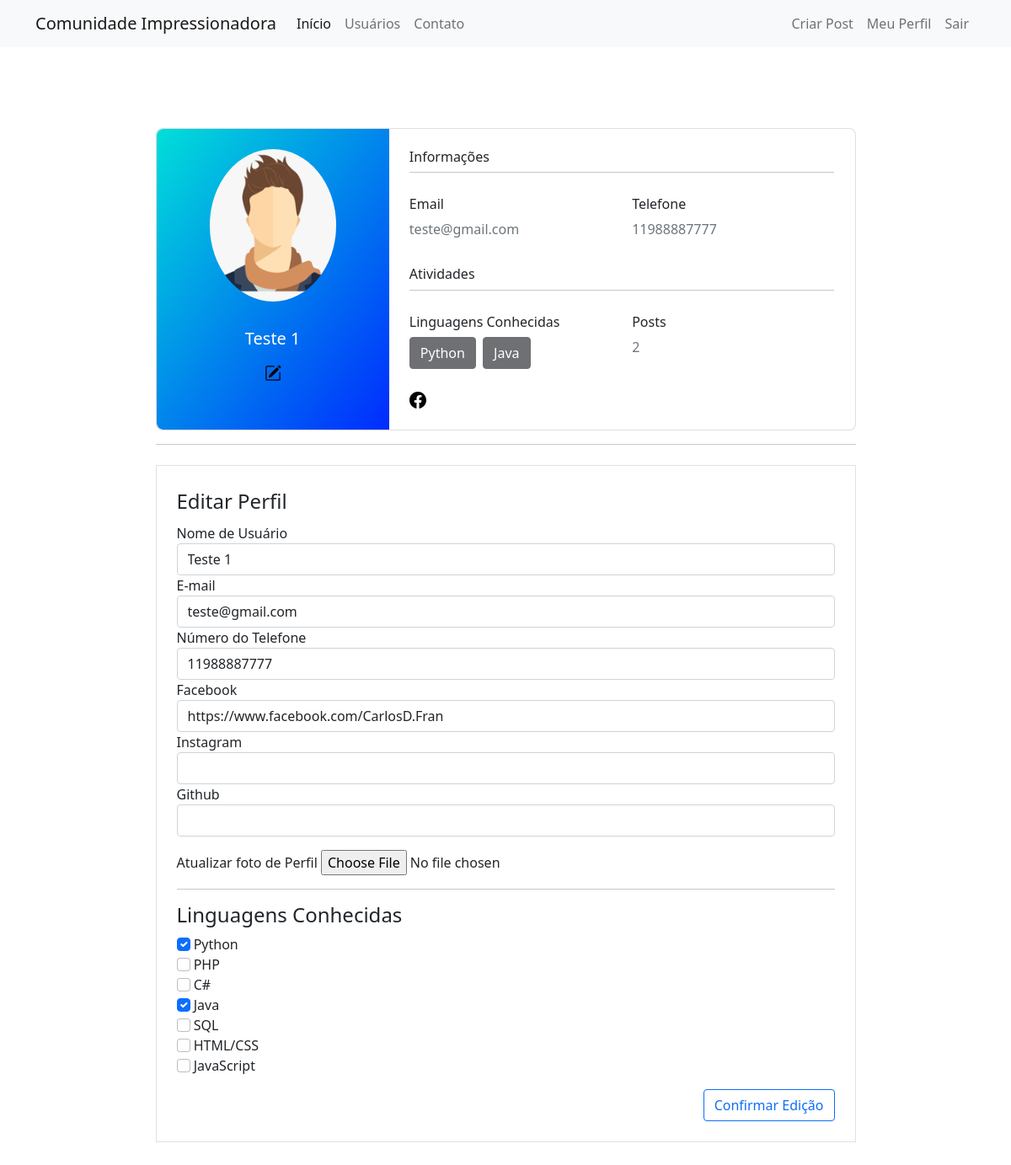
The page /perfil/editar (signed in) on the database its author committed.
### comunidadeimpressionadora/models.py (models this page shows)
class Usuario(database.Model, UserMixin):
    id = database.Column(database.Integer, primary_key=True)
    username = database.Column(database.String, nullable=False)
    email = database.Column(database.String, nullable=False, unique=True)
    phone_number = database.Column(database.Integer)
    password = database.Column(database.String, nullable=False)
    profile_photo = database.Column(database.String, nullable=False, default='default.png')
    facebook = database.Column(database.String)
    instagram = database.Column(database.String)
    github = database.Column(database.String)
    posts = database.relationship('Post', backref='author', lazy=True)
    cursos = database.Column(database.String, nullable=False, default='Não informado')
    def contar_posts(self):
        return len(self.posts)

### comunidadeimpressionadora/routes.py (the view)
@app.route('/perfil/editar', methods=['GET', 'POST'])
@login_required
def editar_perfil():
    form = FormEditarPerfil()
    if form.validate_on_submit():
        current_user.username = form.username.data
        current_user.email = form.email.data
        current_user.phone_number = form.phone_number.data
        current_user.facebook = form.facebook.data
        current_user.instagram = form.instagram.data
        current_user.github = form.github.data
        if form.profile_photo.data:
            nome_imagem = salvar_imagem(form.profile_photo.data)
            current_user.profile_photo = nome_imagem
        current_user.cursos = atualizar_cursos(form)
        database.session.commit()
        flash('Perfil Atualizado com Sucesso!', 'alert-success')
        return redirect(url_for('perfil'))
    elif request.method == 'GET':
        form.username.data = current_user.username
        form.email.data = current_user.email
        form.phone_number.data = current_user.phone_number
        form.facebook.data = current_user.facebook
        form.instagram.data = current_user.instagram
        form.github.data = current_user.github
    foto_perfil = url_for('static', filename='fotos_perfil/{}'.format(current_user.profile_photo))
    return render_template('editarperfil.html', foto_perfil=foto_perfil, form=form)

### comunidadeimpressionadora/forms.py (shortened to what this page needs)
class FormEditarPerfil(FlaskForm):
    username = StringField('Nome de Usuário', validators=[DataRequired()])
    email = StringField('E-mail', validators=[DataRequired(), Email()])
    profile_photo = FileField('Atualizar foto de Perfil', validators=[FileAllowed(['jpg', 'png'])])
    phone_number = IntegerField('Número do Telefone', validators=[Optional(), NumberRange(min=10000000000, max=99999999999)])
    facebook = StringField('Facebook', validators=[Optional(), URL()])
    instagram = StringField('Instagram', validators=[Optional(), URL()])
    github = StringField('Github', validators=[Optional(), URL()])
    ling_python = BooleanField('Python')
    ling_php = BooleanField('PHP')
    ling_c = BooleanField('C#')
    ling_java = BooleanField('Java')
    ling_sql = BooleanField('SQL')
    ling_htmlCss = BooleanField('HTML/CSS')
    ling_javascript = BooleanField('JavaScript')
    botao_submit_editarperfil = SubmitField('Confirmar Edição')

### comunidadeimpressionadora/models.py (called while the page is built)
@login_manager.user_loader
def load_ususario(id_usuario):
    return Usuario.query.get(int(id_usuario))

### comunidadeimpressionadora/templates/editarperfil.html (shortened to what this page needs)
{% extends 'perfil.html' %}
{% block form_editar_perfil %}
    <hr>
    <div class='row'>
        <div class='col'>
            <form method='POST' action='' class="border p-4 mt-2" enctype="multipart/form-data">
                <legend>Editar Perfil</legend>
                <fieldset>
                    <div class="form-group">
                        {{ form.username.label(class="form-control-label") }}
                        {% if form.username.errors %}
                            {{ form.username(class="form-control is-invalid") }}
                            <div class="invalid-feedback">
                                {% for error in form.username.errors %}
                                    {{ error }}
                                {% endfor %}
                            </div>
                        {% else %}
                            {{ form.username(class="form-control") }}
                        {% endif %}
                    </div>
                    <div class="form-group">
                        {{ form.email.label(class="form-control-label") }}
                        {% if form.email.errors %}
                            {{ form.email(class="form-control is-invalid") }}
                            <div class="invalid-feedback">
                                {% for error in form.email.errors %}
                                    {{ error }}
                                {% endfor %}
                            </div>
                        {% else %}
                            {{ form.email(class="form-control") }}
                        {% endif %}
                    </div>
                    <div class="form-group">
                        {{ form.phone_number.label(class="form-control-label") }}
                        {% if form.phone_number.errors %}
                            {{ form.phone_number(class="form-control is-invalid") }}
                            <div class="invalid-feedback">
                                {% for error in form.phone_number.errors %}
                                    {{ error }}
                                {% endfor %}
                            </div>
                        {% else %}
                            {{ form.phone_number(class="form-control") }}
                        {% endif %}
                    </div>
                    <div class="form-group">
                        {{ form.facebook.label(class="form-control-label") }}
                        {% if form.facebook.errors %}
                            {{ form.facebook(class="form-control is-invalid") }}
                            <div class="invalid-feedback">
                                {% for error in form.facebook.errors %}
                                    {{ error }}
                                {% endfor %}
                            </div>
                        {% else %}
                            {{ form.facebook(class="form-control") }}
                        {% endif %}
                    </div>
                    <div class="form-group">
                        {{ form.instagram.label(class="form-control-label") }}
                        {% if form.instagram.errors %}
                            {{ form.instagram(class="form-control is-invalid") }}
                            <div class="invalid-feedback">
                                {% for error in form.instagram.errors %}
                                    {{ error }}
                                {% endfor %}
                            </div>
                        {% else %}
                            {{ form.instagram(class="form-control") }}
                        {% endif %}
                    </div>
                    <div class="form-group">
                        {{ form.github.label(class="form-control-label") }}
                        {% if form.github.errors %}
                            {{ form.github(class="form-control is-invalid") }}
                            <div class="invalid-feedback">
                                {% for error in form.github.errors %}
                                    {{ error }}
                                {% endfor %}
                            </div>
                        {% else %}
                            {{ form.github(class="form-control") }}
                        {% endif %}
                    </div>
                    <div class="form-group mt-3">
                        {{ form.profile_photo.label }}
                        {{ form.profile_photo(class="form-control-file") }}
                    </div>
                    <hr>
                    <h4>Linguagens Conhecidas</h4>
                    {% for campo in form %}
                        {% if 'ling_' in campo.name %}
                            <div class="form-group">
                                {% if campo.label.text in current_user.cursos %}
                                    {{ campo(class="form-check-input", checked='checked') }}
                                    {{ campo.label(class="form-check-label") }}
                                {% else %}
                                    {{ campo(class="form-check-input") }}
                                    {{ campo.label(class="form-check-label") }}
                                {% endif %}
                            </div>
                        {% endif %}
                    {% endfor %}
                </fieldset>
                <div class="d-flex justify-content-end pt-2">
                    {{ form.botao_submit_editarperfil(class="btn btn-outline-primary mt-2") }}
                </div>
            </form>
        </div>
    </div>
{% endblock %}

### comunidadeimpressionadora/templates/perfil.html (shortened to what this page needs)
{% extends 'base.html' %}
{% block body %}
<section class="vh-100 pt-5">
    <div class="container py-5">
        <div class="row d-flex justify-content-center align-items-center h-100">
            <div class="col col-lg-9 mb-4 mb-lg-0">
                <div class="card mb-3" style="border-radius: .5rem;">
                    <div class="row g-0">
                        <div class="col-md-4 gradient-custom text-center text-white" style="border-top-left-radius: .5rem; border-bottom-left-radius: .5rem;">
                            <img src="{{ foto_perfil }}" alt="Avatar" class="img-fluid my-4 circle-image" style="width: 150px;" />
                            <h5 class = 'py-2'>{{ current_user.username }}</h5>
                            <a class = 'fa-lg' href="{{ url_for('editar_perfil') }}">
                            </a>
                        </div>
                        <div class="col-md-8">
                            <div class="card-body p-4">
                                <h6>Informações</h6>
                                <hr class="mt-0 mb-4">
                                <div class="row pt-1">
                                    <div class="col-6 mb-3">
                                        <h6>Email</h6>
                                        <p class="text-muted">{{ current_user.email }}</p>
                                    </div>
                                    <div class="col-6 mb-3">
                                        <h6>Telefone</h6>
                                        <p class="text-muted">{{ current_user.phone_number }}</p>
                                    </div>
                                </div>
                                <h6>Atividades</h6>
                                <hr class="mt-0 mb-4">
                                <div class="row pt-1">
                                    <div class="col-6 mb-3">
                                        <h6>Linguagens Conhecidas</h6>
                                        {% if 'Não informado' in current_user.cursos or current_user.cursos == '' %}
                                            <p class="text-muted">Não Informado</p>
                                        {% else %}
                                            {% for curso in current_user.cursos.split(';') %}
                                                <button type="button" class="btn btn-dark mb-2 me-1" disabled>{{ curso }}</button>
                                            {% endfor %}
                                        {% endif %}
                                    </div>
                                    <div class="col-6 mb-3">
                                        <h6>Posts</h6>
                                        <p class="text-muted">{{ current_user.contar_posts() }}</p>
                                    </div>
                                </div>
                                <div class="d-flex justify-content-start">
                                    {% if current_user.facebook %}
                                        <a href="{{ current_user.facebook }}" class='pe-1' target="_blank" rel="noopener noreferrer">
                                        </a>
                                    {% endif %}
                                </div>
                            </div>
                        </div>
                    </div>
                </div>
                {% block form_editar_perfil %}
                {% endblock %}
            </div>
        </div>
    </div>
</section>
{% endblock %}

### comunidadeimpressionadora/static/main.css (style rules this page uses)
.gradient-custom { background: #01dfd9; background: -webkit-linear-gradient(to right bottom, rgba(1,223,217), rgba(0,43,255)); background: linear-gradient(to right bottom, rgba(1,223,217), rgba(0,43,255)) }
.circle-image { border-radius: 50%; }
html,body { height: 100%; padding: 0; margin: 0; }

### rows shown on the page
Usuario: username "Teste 1", email "teste@gmail.com", phone_number "11988887777", facebook "https://www.facebook.com/CarlosD.Fran"

### other values the page prints
{{ curso }} "Python" "Java"
{{ current_user.contar_posts() }} "2"
{{ campo.label(class="form-check-label") }} "Python" "Java"
{{ campo.label(class="form-check-label") }} "PHP" "C#" "SQL" "HTML/CSS" "JavaScript"
